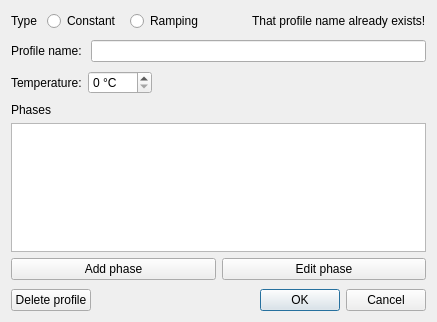
<?xml version="1.0" encoding="UTF-8"?>
<ui version="4.0">
 <class>ConfigureProfileDialog</class>
 <widget class="QDialog" name="ConfigureProfileDialog">
  <property name="geometry">
   <rect>
    <x>0</x>
    <y>0</y>
    <width>429</width>
    <height>322</height>
   </rect>
  </property>
  <property name="windowTitle">
   <string>Dialog</string>
  </property>
  <layout class="QVBoxLayout" name="verticalLayout">
   <property name="spacing">
    <number>9</number>
   </property>
   <item>
    <layout class="QHBoxLayout" name="horizontalLayout">
     <item>
      <widget class="QLabel" name="label">
       <property name="text">
        <string>Type</string>
       </property>
      </widget>
     </item>
     <item>
      <widget class="QRadioButton" name="constantTypeRadioButton">
       <property name="text">
        <string>Constant</string>
       </property>
      </widget>
     </item>
     <item>
      <widget class="QRadioButton" name="rampingTypeRadioButton">
       <property name="text">
        <string>Ramping</string>
       </property>
      </widget>
     </item>
     <item>
      <spacer name="horizontalSpacer">
       <property name="sizeHint" stdset="0">
        <size>
         <width>40</width>
         <height>20</height>
        </size>
       </property>
      </spacer>
     </item>
     <item>
      <widget class="QLabel" name="alreadyExistsLabel">
       <property name="text">
        <string>That profile name already exists!</string>
       </property>
      </widget>
     </item>
    </layout>
   </item>
   <item>
    <layout class="QHBoxLayout" name="horizontalLayout_4">
     <item>
      <widget class="QLabel" name="profileNameLabel">
       <property name="text">
        <string>Profile name:</string>
       </property>
      </widget>
     </item>
     <item>
      <widget class="QLineEdit" name="profileNameLineEdit"/>
     </item>
    </layout>
   </item>
   <item>
    <widget class="QWidget" name="constantSettingsWidget" native="true">
     <layout class="QHBoxLayout" name="horizontalLayout_2">
      <property name="leftMargin">
       <number>0</number>
      </property>
      <property name="topMargin">
       <number>0</number>
      </property>
      <property name="rightMargin">
       <number>0</number>
      </property>
      <property name="bottomMargin">
       <number>0</number>
      </property>
      <item>
       <widget class="QLabel" name="label_2">
        <property name="text">
         <string>Temperature:</string>
        </property>
       </widget>
      </item>
      <item>
       <widget class="QSpinBox" name="constantTempSpinBox">
        <property name="suffix">
         <string> °C</string>
        </property>
        <property name="maximum">
         <number>300</number>
        </property>
       </widget>
      </item>
      <item>
       <spacer name="horizontalSpacer_2">
        <property name="orientation">
         <enum>Qt::Horizontal</enum>
        </property>
        <property name="sizeHint" stdset="0">
         <size>
          <width>40</width>
          <height>20</height>
         </size>
        </property>
       </spacer>
      </item>
     </layout>
    </widget>
   </item>
   <item>
    <widget class="QWidget" name="rampSettingsWidget" native="true">
     <layout class="QVBoxLayout" name="verticalLayout_2">
      <property name="leftMargin">
       <number>0</number>
      </property>
      <property name="topMargin">
       <number>0</number>
      </property>
      <property name="rightMargin">
       <number>0</number>
      </property>
      <property name="bottomMargin">
       <number>0</number>
      </property>
      <item>
       <widget class="QLabel" name="label_3">
        <property name="text">
         <string>Phases</string>
        </property>
       </widget>
      </item>
      <item>
       <widget class="QListView" name="rampPhasesListView"/>
      </item>
      <item>
       <layout class="QHBoxLayout" name="horizontalLayout_5">
        <item>
         <widget class="QPushButton" name="addPhaseButton">
          <property name="text">
           <string>Add phase</string>
          </property>
         </widget>
        </item>
        <item>
         <widget class="QPushButton" name="editPhaseButton">
          <property name="text">
           <string>Edit phase</string>
          </property>
         </widget>
        </item>
       </layout>
      </item>
     </layout>
    </widget>
   </item>
   <item>
    <spacer name="verticalSpacer">
     <property name="orientation">
      <enum>Qt::Vertical</enum>
     </property>
     <property name="sizeHint" stdset="0">
      <size>
       <width>40</width>
       <height>20</height>
      </size>
     </property>
    </spacer>
   </item>
   <item>
    <layout class="QHBoxLayout" name="horizontalLayout_3">
     <item>
      <widget class="QPushButton" name="deleteProfileButton">
       <property name="text">
        <string>Delete profile</string>
       </property>
      </widget>
     </item>
     <item>
      <spacer name="horizontalSpacer_3">
       <property name="orientation">
        <enum>Qt::Horizontal</enum>
       </property>
       <property name="sizeHint" stdset="0">
        <size>
         <width>40</width>
         <height>20</height>
        </size>
       </property>
      </spacer>
     </item>
     <item>
      <widget class="QDialogButtonBox" name="buttonBox">
       <property name="standardButtons">
        <set>QDialogButtonBox::Cancel|QDialogButtonBox::Ok</set>
       </property>
      </widget>
     </item>
    </layout>
   </item>
  </layout>
 </widget>
 <resources/>
 <connections>
  <connection>
   <sender>buttonBox</sender>
   <signal>accepted()</signal>
   <receiver>ConfigureProfileDialog</receiver>
   <slot>accept()</slot>
   <hints>
    <hint type="sourcelabel">
     <x>248</x>
     <y>254</y>
    </hint>
    <hint type="destinationlabel">
     <x>157</x>
     <y>274</y>
    </hint>
   </hints>
  </connection>
  <connection>
   <sender>buttonBox</sender>
   <signal>rejected()</signal>
   <receiver>ConfigureProfileDialog</receiver>
   <slot>reject()</slot>
   <hints>
    <hint type="sourcelabel">
     <x>316</x>
     <y>260</y>
    </hint>
    <hint type="destinationlabel">
     <x>286</x>
     <y>274</y>
    </hint>
   </hints>
  </connection>
 </connections>
</ui>
